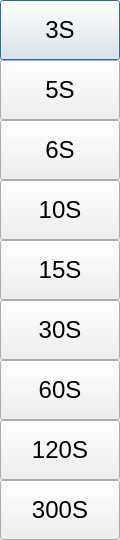
<?xml version="1.0" encoding="UTF-8"?>
<ui version="4.0">
 <class>PopUpWindow06</class>
 <widget class="QDialog" name="PopUpWindow06">
  <property name="geometry">
   <rect>
    <x>0</x>
    <y>0</y>
    <width>120</width>
    <height>540</height>
   </rect>
  </property>
  <property name="windowTitle">
   <string>Dialog</string>
  </property>
  <widget class="QWidget" name="widget" native="true">
   <property name="geometry">
    <rect>
     <x>0</x>
     <y>0</y>
     <width>120</width>
     <height>540</height>
    </rect>
   </property>
   <widget class="QLabel" name="line_1">
    <property name="geometry">
     <rect>
      <x>0</x>
      <y>60</y>
      <width>120</width>
      <height>2</height>
     </rect>
    </property>
    <property name="text">
     <string/>
    </property>
   </widget>
   <widget class="QLabel" name="line_2">
    <property name="geometry">
     <rect>
      <x>0</x>
      <y>120</y>
      <width>120</width>
      <height>2</height>
     </rect>
    </property>
    <property name="text">
     <string/>
    </property>
   </widget>
   <widget class="QLabel" name="line_3">
    <property name="geometry">
     <rect>
      <x>0</x>
      <y>180</y>
      <width>120</width>
      <height>2</height>
     </rect>
    </property>
    <property name="text">
     <string/>
    </property>
   </widget>
   <widget class="QLabel" name="line_4">
    <property name="geometry">
     <rect>
      <x>0</x>
      <y>240</y>
      <width>120</width>
      <height>2</height>
     </rect>
    </property>
    <property name="text">
     <string/>
    </property>
   </widget>
   <widget class="QLabel" name="line_5">
    <property name="geometry">
     <rect>
      <x>0</x>
      <y>300</y>
      <width>120</width>
      <height>2</height>
     </rect>
    </property>
    <property name="text">
     <string/>
    </property>
   </widget>
   <widget class="QLabel" name="line_6">
    <property name="geometry">
     <rect>
      <x>0</x>
      <y>360</y>
      <width>120</width>
      <height>2</height>
     </rect>
    </property>
    <property name="text">
     <string/>
    </property>
   </widget>
   <widget class="QLabel" name="line_7">
    <property name="geometry">
     <rect>
      <x>0</x>
      <y>420</y>
      <width>120</width>
      <height>2</height>
     </rect>
    </property>
    <property name="text">
     <string/>
    </property>
   </widget>
   <widget class="QLabel" name="line_8">
    <property name="geometry">
     <rect>
      <x>0</x>
      <y>480</y>
      <width>120</width>
      <height>2</height>
     </rect>
    </property>
    <property name="text">
     <string/>
    </property>
   </widget>
   <widget class="QPushButton" name="pushButton_3S">
    <property name="geometry">
     <rect>
      <x>0</x>
      <y>0</y>
      <width>120</width>
      <height>60</height>
     </rect>
    </property>
    <property name="font">
     <font>
      <pointsize>18</pointsize>
     </font>
    </property>
    <property name="text">
     <string>3S</string>
    </property>
   </widget>
   <widget class="QPushButton" name="pushButton_5S">
    <property name="geometry">
     <rect>
      <x>0</x>
      <y>60</y>
      <width>120</width>
      <height>60</height>
     </rect>
    </property>
    <property name="font">
     <font>
      <pointsize>18</pointsize>
     </font>
    </property>
    <property name="text">
     <string>5S</string>
    </property>
   </widget>
   <widget class="QPushButton" name="pushButton_6S">
    <property name="geometry">
     <rect>
      <x>0</x>
      <y>120</y>
      <width>120</width>
      <height>60</height>
     </rect>
    </property>
    <property name="font">
     <font>
      <pointsize>18</pointsize>
     </font>
    </property>
    <property name="text">
     <string>6S</string>
    </property>
   </widget>
   <widget class="QPushButton" name="pushButton_10S">
    <property name="geometry">
     <rect>
      <x>0</x>
      <y>180</y>
      <width>120</width>
      <height>60</height>
     </rect>
    </property>
    <property name="font">
     <font>
      <pointsize>18</pointsize>
     </font>
    </property>
    <property name="text">
     <string>10S</string>
    </property>
   </widget>
   <widget class="QPushButton" name="pushButton_15S">
    <property name="geometry">
     <rect>
      <x>0</x>
      <y>240</y>
      <width>120</width>
      <height>60</height>
     </rect>
    </property>
    <property name="font">
     <font>
      <pointsize>18</pointsize>
     </font>
    </property>
    <property name="text">
     <string>15S</string>
    </property>
   </widget>
   <widget class="QPushButton" name="pushButton_30S">
    <property name="geometry">
     <rect>
      <x>0</x>
      <y>300</y>
      <width>120</width>
      <height>60</height>
     </rect>
    </property>
    <property name="font">
     <font>
      <pointsize>18</pointsize>
     </font>
    </property>
    <property name="text">
     <string>30S</string>
    </property>
   </widget>
   <widget class="QPushButton" name="pushButton_60S">
    <property name="geometry">
     <rect>
      <x>0</x>
      <y>360</y>
      <width>120</width>
      <height>60</height>
     </rect>
    </property>
    <property name="font">
     <font>
      <pointsize>18</pointsize>
     </font>
    </property>
    <property name="text">
     <string>60S</string>
    </property>
   </widget>
   <widget class="QPushButton" name="pushButton_120S">
    <property name="geometry">
     <rect>
      <x>0</x>
      <y>420</y>
      <width>120</width>
      <height>60</height>
     </rect>
    </property>
    <property name="font">
     <font>
      <pointsize>18</pointsize>
     </font>
    </property>
    <property name="text">
     <string>120S</string>
    </property>
   </widget>
   <widget class="QPushButton" name="pushButton_300S">
    <property name="geometry">
     <rect>
      <x>0</x>
      <y>480</y>
      <width>120</width>
      <height>60</height>
     </rect>
    </property>
    <property name="font">
     <font>
      <pointsize>18</pointsize>
     </font>
    </property>
    <property name="text">
     <string>300S</string>
    </property>
   </widget>
  </widget>
 </widget>
 <resources/>
 <connections/>
</ui>
